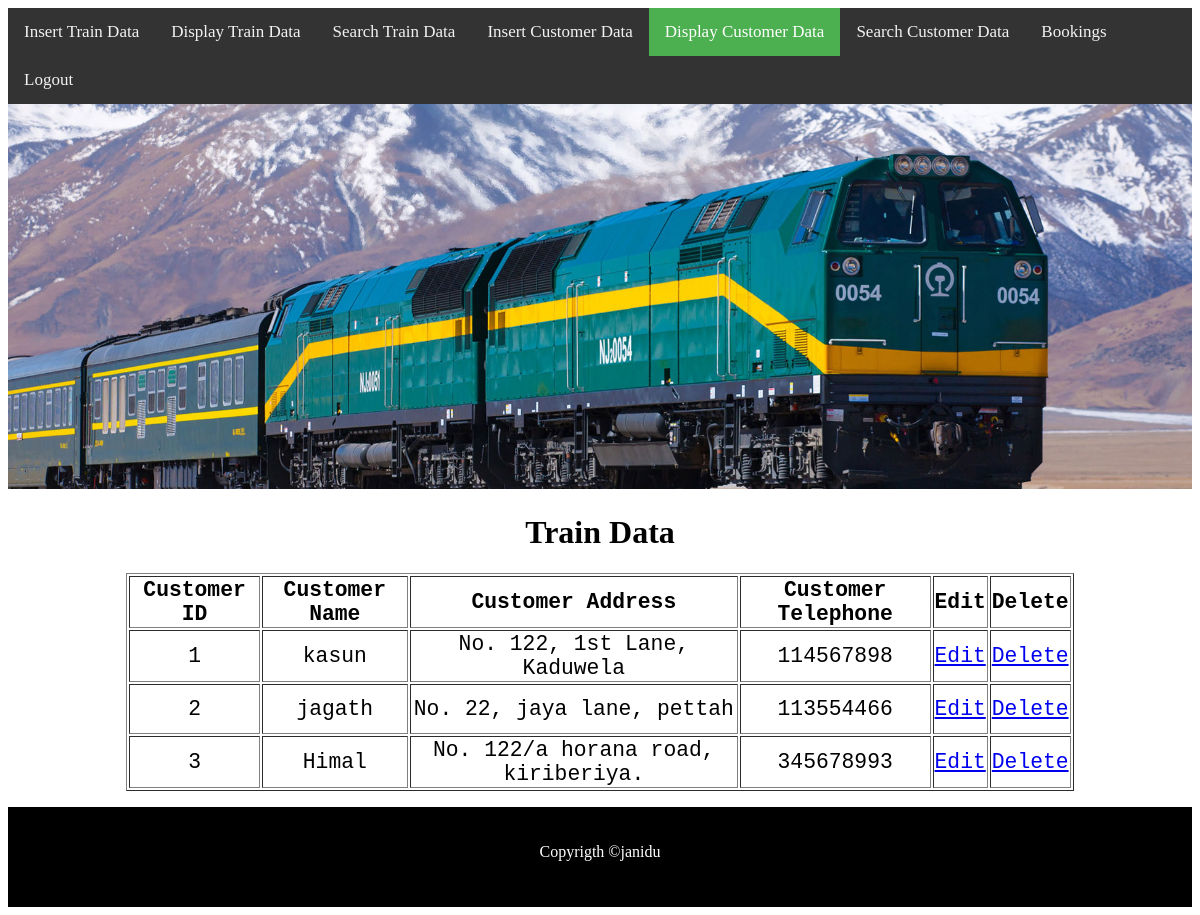
/train/admin/show1.php (signed in), run on the app's committed database.
### tables this page shows
CREATE TABLE `customer` (
  `cust_id` int(11) NOT NULL,
  `cust_name` varchar(100) NOT NULL,
  `cust_address` varchar(200) NOT NULL,
  `cust_tele` int(10) NOT NULL
);

### train/admin/show1.php (the view, shortened to what this page needs)
<!DOCTYPE html>
<?php
$link = mysqli_connect("localhost","root","");
mysqli_select_db($link,"train");
?>
<html lang="en">
<head>
    <link rel="stylesheet" href="../style.css">
</head>
<body>
    <header>
        <div class="topnav">
        <a href="insert.php">Insert Train Data</a>
        <a href="show.php">Display Train Data</a>
        <a href="search.php">Search Train Data</a>
        <a href="insert1.php">Insert Customer Data</a>
        <a class="active" href="show1.php">Display Customer Data</a>
        <a href="search1.php">Search Customer Data</a>
        <a href="booking.php">Bookings</a>
        <a href="logout.php">Logout</a>
        </div>
    </header>
    <div><img src="../img/header.jpg" alt="" width=100%></div>
    <div>
    <h1><center>Train Data</center></h1>
    <?php
                    $res = mysqli_query($link,"select *from customer");
                    echo "<center>";
                    echo"<table border=1>";
                    echo "<tr>";
                            echo "<th>"; echo "Customer ID"; echo "</th>";
                            echo "<th>"; echo "Customer Name"; echo "</th>";
                            echo "<th>"; echo "Customer Address"; echo "</th>";
                            echo "<th>"; echo "Customer Telephone"; echo "</th>";
                            echo "<th>"; echo "Edit"; echo "</th>";
                            echo "<th>"; echo "Delete"; echo "</th>";
                    echo "</tr>";
                    while($row = mysqli_fetch_array($res)){
                        echo "<tr>";
                            echo "<td>"; echo $row["cust_id"]; echo "</td>";
                            echo "<td>"; echo $row["cust_name"]; echo "</td>";
                            echo "<td>"; echo $row["cust_address"]; echo "</td>";
                            echo "<td>"; echo $row["cust_tele"]; echo "</td>";
                            ?>
                            <td><a href="editc.php?id=<?php echo $row["cust_id"];?>">Edit</a></td>
                            <td><a href="deletec.php?id=<?php echo $row["cust_id"];?>">Delete</a></td>
                            <?php
                        echo "</tr>";
                    }
                    echo"</table>";
                    echo"</center>";
            ?>
    </div>
    <footer>
        <p><center>Copyrigth &copy;janidu</center></p>
    </footer>
</body>
</html>

### train/style.css (style rules this page uses)
table { width: 80%; font-family: monospace; text-align: center; font-size: 16pt; }
tr { height: 50px; }
footer { background-color: black; color: white; height: 100px; }
p { padding-top: 20px; }
.topnav { background-color: #333; overflow: hidden; }
.topnav a { float: left; color: #f2f2f2; text-align: center; padding: 14px 16px; text-decoration: none; font-size: 17px; }
.topnav a.active { background-color: #4CAF50; color: white; }

### data on the page
customer: cust_id "1", cust_name "kasun", cust_address "No. 122, 1st Lane, Kaduwela", cust_tele "114567898"
customer: cust_id "2", cust_name "jagath", cust_address "No. 22, jaya lane, pettah", cust_tele "113554466"
customer: cust_id "3", cust_name "Himal", cust_address "No. 122/a horana road, kiriberiya.", cust_tele "345678993"
